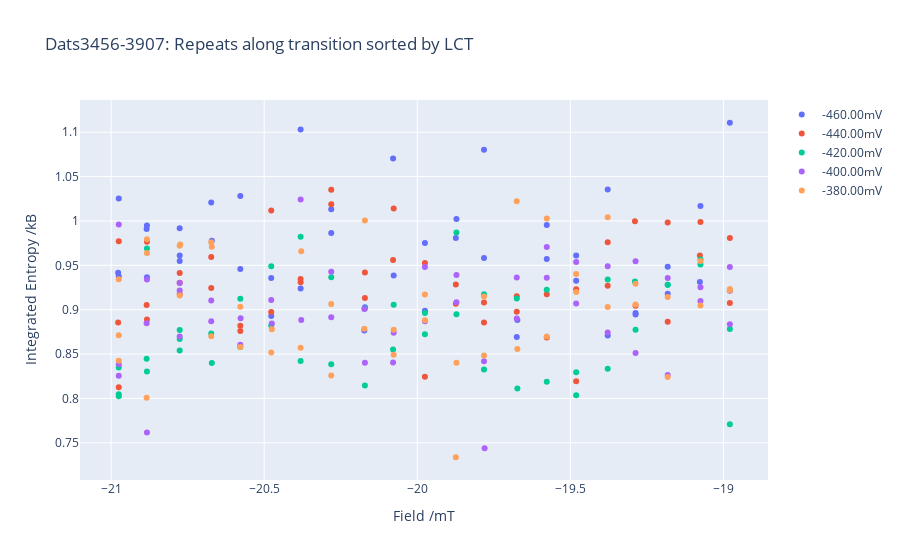

Here is the notebook cell this chart was saved with:
### Code cell
fig = go.Figure()

which_sort = 'lct'
which_x = 'field'
which_y = 'int_ds'

if which_sort.lower() == 'temp':
    name = 'Temp'
    units = 'mK'
    array = (50, 100, 175, 250)
    get_val = lambda dat: dat.Logs.temps.mc*1000
    tol = 10
elif which_sort.lower() == 'field':
    name = 'Field'
    units = 'mT'
#     array = np.linspace(-188, -212, 25)
#     array = np.linspace(-55, -45, 21)
#     array = np.linspace(-25, -15, 21)
    array = np.linspace(-21, -19, 21)
    get_val = lambda dat: dat.Logs.magy.field
    tol = 0.05
elif which_sort.lower() == 'lct':
    name = 'LCT'
    units = 'mV'
    array = np.linspace(-460, -380, 5)
    get_val = lambda dat: dat.Logs.fds['LCT']
    tol = 5
elif which_sort.lower() == 'hqpc':
    name = 'HQPC bias'
    units = 'mV'
    array = np.linspace(117.5, 122.5, 11)
    get_val = lambda dat: dat.AWG.AWs[0][0][1]
    tol = 0.2
else:
    raise ValueError

if which_x.lower() == 'lct':
    get_x = lambda dat: dat.Logs.fds['LCT']
    x_title = 'LCT /mV'
elif which_x.lower() == 'field':
    get_x = lambda dat: dat.Logs.magy.field
    x_title = 'Field /mT'
elif which_x.lower() == 'temp':
    get_x = lambda dat: dat.Logs.temps.mc*1000
    x_title = 'MC Temp /mK'
elif which_x.lower() == 'hqpc':
    get_x = lambda dat: dat.AWG.AWs[0][0][1]
    x_title = 'HQPC bias /mV'
else:
    raise ValueError
    
if which_y.lower() == 'dt':
    get_y = lambda values: values.dTs
    y_title = 'dT /mV'
elif which_y.lower() == 'fit_ds':
    get_y = lambda values: values.dSs
    y_title = 'Fit Entropy /kB'
elif which_y.lower() == 'int_ds':
    get_y = lambda values: values.int_dSs
    y_title = 'Integrated Entropy /kB'
else:
    raise ValueError

for val in array:
    ds = [dat for dat in dats if np.isclose(get_val(dat), val, atol=tol)]
    dps = [pair for pair in dat_pairs if np.isclose(get_val(pair[0]), val, atol=tol)]
    values = EA.EA_values.from_dats(ds)
    x = [get_x(p[0]) for p in dps]
    y = get_y(values)
    datnums = [p[0].datnum for p in dps]
    base_hover_template = 'Datnum: %{customdata}<br>'
    hover_template = base_hover_template+x_title+': %{x:.4f}<br>'+y_title+': %{y:.2f}'
    fig.add_trace(go.Scatter(x=x, y=y, name=f'{val:.2f}{units}', mode='markers', customdata=datnums,  hovertemplate = hover_template))
#     fig.add_trace(go.Scatter(x=x, y=values.dTs, mode='markers'))
fig.update_layout(title=f'Dats{dats[0].datnum}-{dats[-1].datnum}: Repeats along transition sorted by {name}', xaxis_title=x_title, yaxis_title=y_title)
fig.show()
